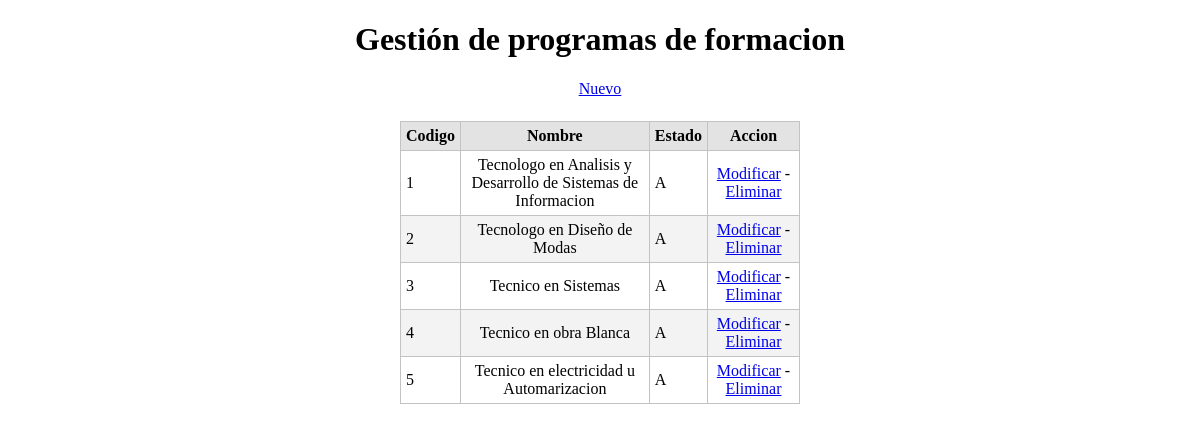
The page /programa/index.php on the database its author committed.
### tables this page shows
CREATE TABLE IF NOT EXISTS `programa` (
  `cod_pro` int(6) NOT NULL DEFAULT '0',
  `desc_prog` varchar(70) DEFAULT NULL,
  `estado` varchar(15) DEFAULT NULL,
  PRIMARY KEY (`cod_pro`)
);

### programa/view/viewClass.php (called while the page is built, shortened)
<?php
class viewClass {
  static public function renderHTML($view, $args = NULL) {
    include_once 'templates/' . $view;
  }
}

### librerias/dataBaseClass.php (called while the page is built, shortened)
<?php
class dataBaseClass {
  static private $port = 3306,
          $host = 'localhost',
          $dbname = 'bd_desercion',
          $user = 'root',
          $password = 'root',
          $driver = 'mysql',
          $instance = NULL;
  static public function getInstance() {
    return self::$instance;
  }
  static private function connect() {
    try {
      $dsn = self::$driver
              . ':host='. self::$host
              . ';dbname=' . self::$dbname;
      self::$instance = new PDO($dsn, self::$user, self::$password);
      return true;
    } catch (PDOException $e) {
      echo $e->getMessage();
    }
  }
}

### programa/model/modelClass.php (called while the page is built, shortened)
<?php
class modelClass {
    static public function getAll() {
        try {
            $sql = 'SELECT cod_pro,desc_prog,estado FROM programa';
            return dataBaseClass::getInstance()->query($sql)->fetchAll(PDO::FETCH_ASSOC);
        } catch (PDOException $e) {
            return $e;
        }
    }
}

### programa/view/templates/index.php (the view, shortened to what this page needs)
<!DOCTYPE html>
<html lang="es">
  <head>
    <link rel="stylesheet" media="screen" href="css/main.css">
  </head>
  <body>
  <center><h1>Gestión de programas de formacion</h1></center>
    <div id="lnkNuevo">
        <center><a href="index.php?action=create">Nuevo</a></center>
    </div><br>
      <center> <table id="tblContenido">
      <thead>
        <tr>
          <th>Codigo</th>
          <th>Nombre</th>
          <th>Estado</th>
           <th>Accion</th>
        </tr>
      </thead>
      <tbody>
        <?php foreach ($datos as $row): ?>
          <tr>
            <td><?php echo $row['cod_pro'] ?></td>
            <td><?php echo $row['desc_prog'] ?></td>
            <td><?php echo $row['estado'] ?></td>
            <td><a href="index.php?action=update&amp;id=<?php echo $row['cod_pro'] ?>">Modificar</a> - <a href="index.php?action=delete&amp;id=<?php echo $row['cod_pro'] ?>">Eliminar</a></td>
          </tr>
        <?php endforeach ?>
      </tbody>
    </table>
      </center>
      </body>
</html>

### programa/css/main.css (style rules this page uses)
#lnkNuevo { margin-bottom: 5px; }
#tblContenido { border: solid #c3c3c3 1px; width: 400px; border-spacing: 0px; border-collapse: collapse; }
#tblContenido thead tr th { background-color: #e3e3e3; }
#tblContenido tbody tr td, #tblContenido thead tr th { margin: 0px; padding: 0px; border: solid #c3c3c3 1px; padding: 5px; }
#tblContenido tbody tr:nth-child(2n) { background-color: #f3f3f3; }
#tblContenido tbody tr td:last-child, #tblContenido tbody tr td:nth-child(2) { text-align: center; }

### rows shown on the page
programa: cod_pro "1", desc_prog "Tecnologo en Analisis y Desarrollo de Sistemas de Informacion", estado "A"
programa: cod_pro "2", desc_prog "Tecnologo en Diseño de Modas", estado "A"
programa: cod_pro "3", desc_prog "Tecnico en Sistemas", estado "A"
programa: cod_pro "4", desc_prog "Tecnico en obra Blanca", estado "A"
programa: cod_pro "5", desc_prog "Tecnico en electricidad u Automarizacion", estado "A"
